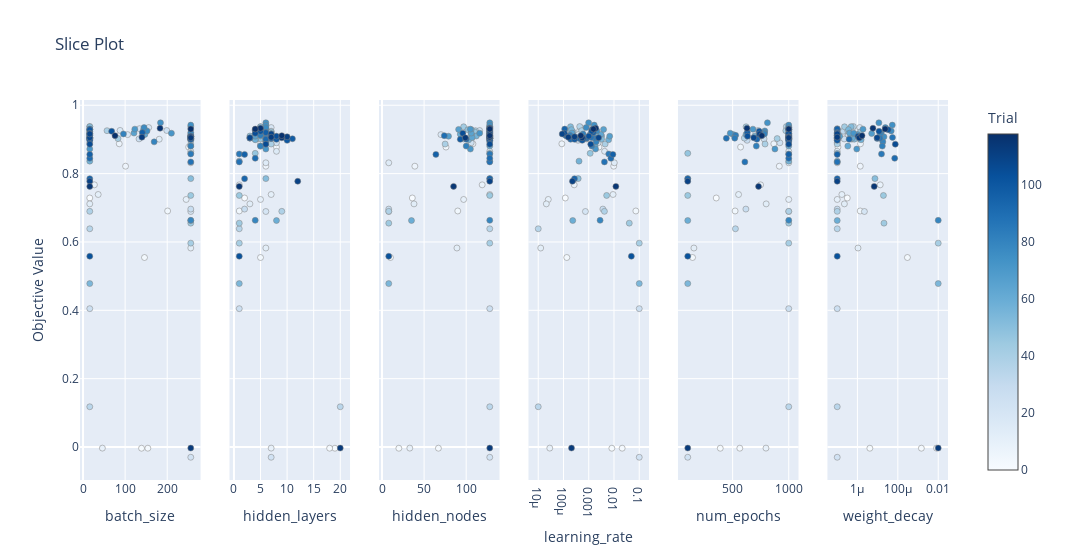

The notebook cell this image was saved under:
### Code cell
# 파라미터의 분포를 보여주는 플롯
optuna.visualization.plot_slice(study)
